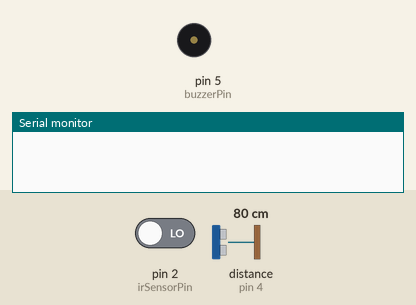
This sketch was run on a simulated Arduino Uno, built with avr-gcc and run on an emulated ATmega328P. Shown: buzzer (waves = sounding, pin HIGH), the last lines printed to the serial monitor. The inputs (shaded band) are chosen by the test bench; at power-on: pin 2 (irSensorPin) LOW, distance to the obstacle (sensor on pin 4) 80 cm. The echo pulse lasts 58.3 µs per cm; pins used as bus, display or sensor lines are not drawn.

Above: at 1.8 s.
1.9 s: pin 2 (irSensorPin) driven HIGH
4.0 s: distance to the obstacle (sensor on pin 4) set to 21 cm
5.5 s: distance to the obstacle (sensor on pin 4) set to 17 cm
At 6.7 s:
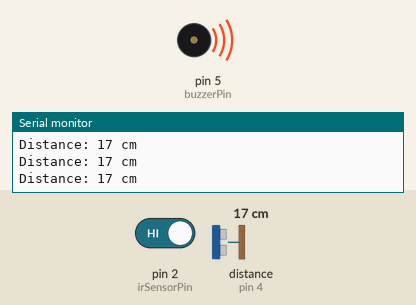
7.0 s: distance to the obstacle (sensor on pin 4) set to 35 cm
At 8.1 s:
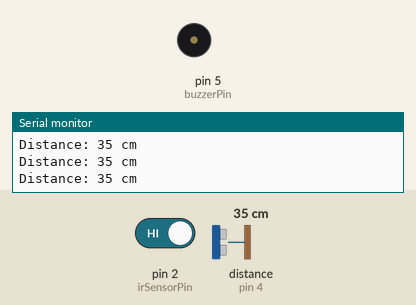
8.5 s: distance to the obstacle (sensor on pin 4) set to 2 cm
At 9.4 s:
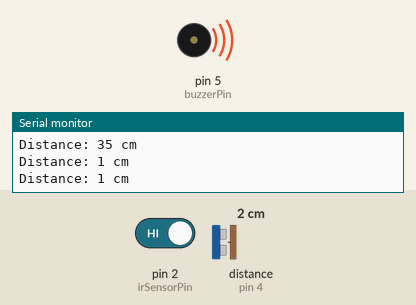
Timing chart, 0 to 11.0 s (numbered marks = the images above; inputs shaded):
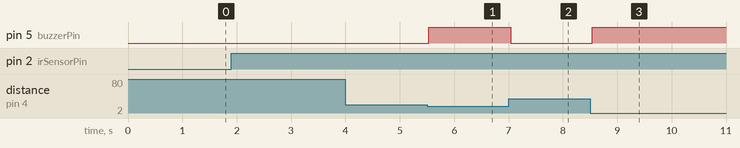

The sketch:

PostureAlertSystem.ino.ino
```cpp
#include <IRremote.h>

// Pin Definitions
const int irSensorPin = 2;         // IR sensor pin
const int ultrasonicTrigPin = 3;   // Ultrasonic sensor trigger pin
const int ultrasonicEchoPin = 4;   // Ultrasonic sensor echo pin
const int buzzerPin = 5;           // Buzzer pin

long duration;                    // Duration of the pulse from ultrasonic sensor
int distance;                     // Distance measured by ultrasonic sensor (in cm)

void setup() {
  // Initialize pins
  pinMode(irSensorPin, INPUT);    // Set the IR sensor pin as input
  pinMode(ultrasonicTrigPin, OUTPUT);  // Set the ultrasonic trig pin as output
  pinMode(ultrasonicEchoPin, INPUT);  // Set the ultrasonic echo pin as input
  pinMode(buzzerPin, OUTPUT);     // Set the buzzer pin as output

  // Start serial communication for debugging (optional)
  Serial.begin(9600);             // Initialize serial communication at 9600 baud rate
}

void loop() {
  // Check if the IR sensor detects a person
  int personDetected = digitalRead(irSensorPin);  // Read the value from the IR sensor

  if (personDetected == HIGH) {  // If a person is detected
    // Send a pulse to the ultrasonic sensor to measure distance
    digitalWrite(ultrasonicTrigPin, LOW);  // Make sure the trigger pin is low for a brief moment
    delayMicroseconds(2);
    digitalWrite(ultrasonicTrigPin, HIGH); // Send a 10us HIGH pulse to trigger the sensor
    delayMicroseconds(10);
    digitalWrite(ultrasonicTrigPin, LOW);  // Set the trigger pin back to LOW

    // Measure the pulse duration that reflects the distance
    duration = pulseIn(ultrasonicEchoPin, HIGH);  // Read the duration of the pulse on the echo pin
    distance = duration * 0.0344 / 2;  // Convert duration to distance (in cm)

    // Output the measured distance to the serial monitor (for debugging)
    Serial.print("Distance: ");
    Serial.print(distance);
    Serial.println(" cm");

    // Check if the user is too close to the sensor (indicating poor posture)
    if (distance < 20) {  // If the distance is less than 20 cm, user is likely hunched over
      digitalWrite(buzzerPin, HIGH);  // Turn on the buzzer to alert the user
    } else {
      digitalWrite(buzzerPin, LOW);   // Turn off the buzzer if posture is correct
    }
  } else {
    // If no person is detected, ensure the buzzer is off
    digitalWrite(buzzerPin, LOW);
  }

  delay(500);  // Wait for half a second before checking again
}
```

Measured:
- the behaviour switches between 20 and 19 cm on distance to the obstacle (sensor on pin 4) (found by bisection; images 0 and 1)
- after the input at 5.5 s, pin 5 (buzzerPin): LOW → HIGH at once
- after the input at 7.0 s, pin 5 (buzzerPin): HIGH → LOW at once
- after the input at 8.5 s, pin 5 (buzzerPin): LOW → HIGH at once
